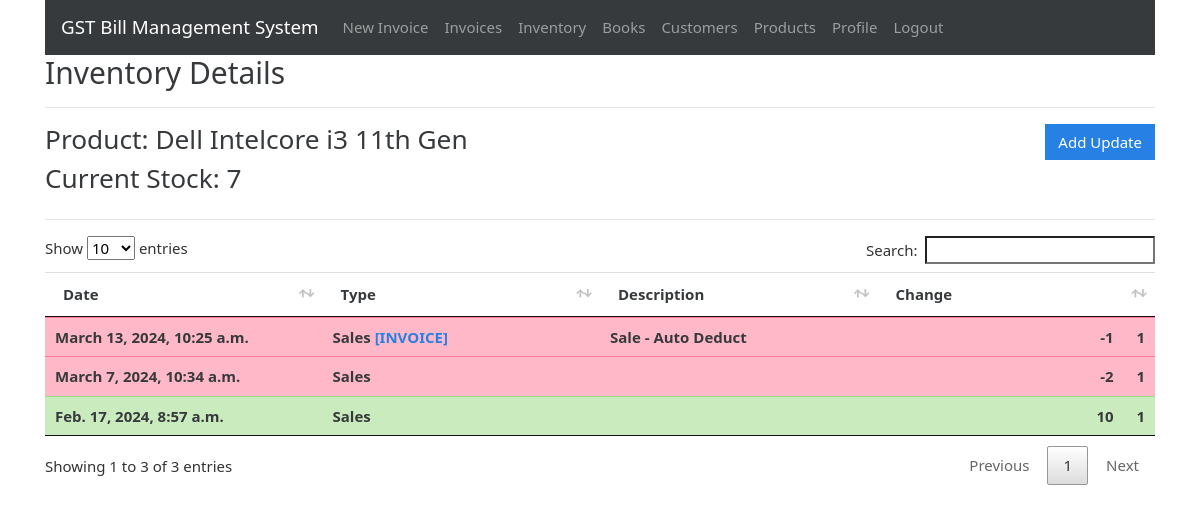
The page /inventory/5 (signed in) on the database its author committed.
### gstbillingapp/models.py (models this page shows, shortened)
class Inventory(models.Model):
    user = models.ForeignKey(User, null=True, blank=True, on_delete=models.SET_NULL)
    product = models.ForeignKey(Product, null=True, blank=True, on_delete=models.SET_NULL)
    current_stock = models.IntegerField(default=0)
    alert_level = models.IntegerField(default=0)
    last_log = models.ForeignKey(InventoryLog, null=True, blank=True, default=None, on_delete=models.SET_NULL)

class Product(models.Model):
    user = models.ForeignKey(User, null=True, blank=True, on_delete=models.SET_NULL)
    product_name = models.CharField(max_length=200)
    product_hsn = models.CharField(max_length=50, null=True, blank=True)
    product_unit = models.CharField(max_length=50)
    product_gst_percentage = models.FloatField()
    product_rate_with_gst = models.FloatField()
    def __str__(self):
        return str(self.product_name)

class InventoryLog(models.Model):
    user = models.ForeignKey(User, null=True, blank=True, on_delete=models.SET_NULL)
    product = models.ForeignKey(Product, null=True, blank=True, on_delete=models.SET_NULL)
    date = models.DateTimeField(default=datetime.now, blank=True, null=True)
    last_modified = models.DateTimeField(auto_now=True)
    change = models.IntegerField(default=0)
    CHANGE_TYPES = [
        (0, 'Other'),
        (1, 'Purchase'),
        (2, 'Production'),
        (4, 'Sales'),
    ]
    change_type = models.IntegerField(choices=CHANGE_TYPES, default=0)
    associated_invoice = models.ForeignKey(Invoice, blank=True, null=True, default=None, on_delete=models.SET_NULL)
    description = models.TextField(max_length=600, blank=True, null=True)

### gstbillingapp/views.py (the view)
# urls.py: path('inventory/<int:inventory_id>', views.inventory_logs, name='inventory_logs'),
@login_required
def inventory_logs(request, inventory_id):
    context = {}
    inventory = get_object_or_404(Inventory, id=inventory_id, user=request.user)
    inventory_logs = InventoryLog.objects.filter(user=request.user, product=inventory.product).order_by('-id')
    context['inventory'] = inventory
    context['inventory_logs'] = inventory_logs
    return render(request, 'gstbillingapp/inventory_logs.html', context)

### gstbillingapp/templates/gstbillingapp/inventory_logs.html (shortened to what this page needs)
{% extends "gstbillingapp/base.html" %}
{% load static %}
{% block content %}
<h2>Inventory Details</h2>
<hr>
<div class="row">
	<div class="col">
		<h3>Product: {{inventory.product}}</h3>
		<h3>Current Stock: {{inventory.current_stock}}</h3>
	</div>
	<div class="col">
		<a href="{% url 'inventory_logs_add' inventory.id %}" id="add_customer_btn"><button type="button" class="btn btn-primary">Add Update</button></a>
	</div>
</div>
<hr>
<table class="table table-hover font-weight-bold" id="inventory-logs-table">
	<thead>
		<tr>
			<th>Date</th>
			<th>Type</th>
			<th>Description</th>
			<th>Change</th>
		</tr>
	</thead>
	<tbody class="two-col-form">
		{% for item in inventory_logs %}
		<tr class="{% if item.change < 0 %}table-danger{% else %}table-success{%endif%}">
			<td>{{item.date}}</td>
			<td>{{item.get_change_type_display}} {% if item.associated_invoice %}<a href="{% url 'invoice_viewer' item.associated_invoice.id %}">[INVOICE]</a>{% endif %}</td>
			<td>{{item.description}}</td>
			<td class="text-right">{{item.change}} &emsp; {{inventory.product.product_unit}}</td>
		{% endfor %}
	</tbody>
</table>
{% endblock %}

### gstbillingapp/static/gstbillingapp/main.css (style rules this page uses)
.two-col-form td, .two-col-form th { width: 25%; }
#add_customer_btn, #add_product_btn { float: right; }

### rows shown on the page
Inventory: product "Dell Intelcore i3 11th Gen", current_stock "7", product.product_unit "1"
InventoryLog: date "March 13, 2024, 10:25 a.m.", change_type "Sales", shows "[INVOICE]", description "Sale - Auto Deduct", change "-1"
InventoryLog: date "March 7, 2024, 10:34 a.m.", change_type "Sales", change "-2"
InventoryLog: date "Feb. 17, 2024, 8:57 a.m.", change_type "Sales", change "10"
